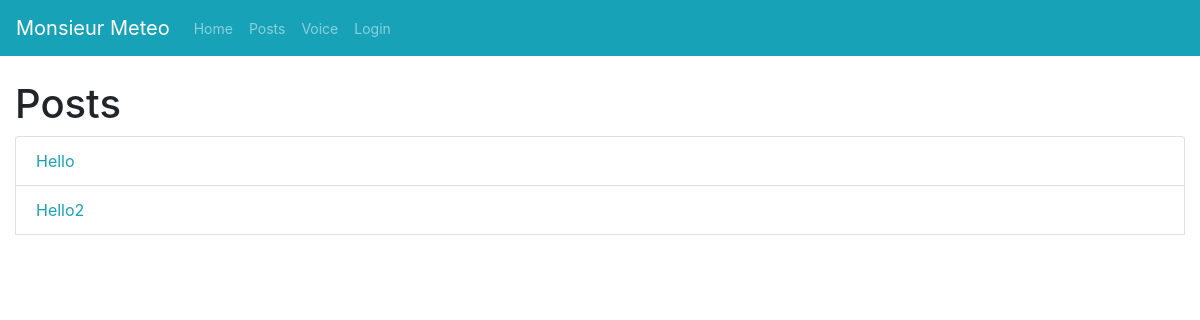
The app's page /posts, older data.
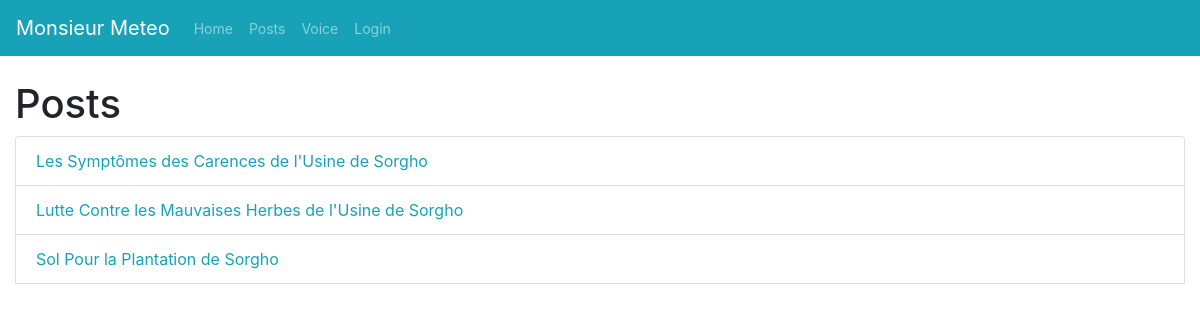
The same page, newer data.
### app.py (models this page shows)
class Posts(db.Model):
    id =db.Column(db.Integer, primary_key=True)
    title = db.Column(db.String(100), nullable=False)
    body = db.Column(db.Text, nullable=False)
    create_date = db.Column(db.DateTime, nullable=False)

### app.py (the view)
@app.route('/posts')
def posts():
        posts = Posts.query.all()
        if len(posts) > 0:
            return render_template('posts.html', posts=posts)
        else:
            msg = 'No Posts Found'
            return render_template('posts.html', msg=msg)

### templates/posts.html
{% extends 'layout.html' %}
{% block body %}
<div class="container-fluid">
  <h1>Posts</h1>
  <ul class="list-group">
   {% for post in posts %}
      <li class="list-group-item"> <a href="post/{{post.id}}" class = "text-info"> {{post.title}}</li>
   {% endfor %}
  </ul>
</div>
{% endblock %}

Row changes from the older to the newer data that the page shows:
changed Posts: title "Hello" → "Les Symptômes des Carences de l'Usine de Sorgho"
changed Posts: title "Hello2" → "Lutte Contre les Mauvaises Herbes de l'Usine de Sorgho"
added Posts: title "Sol Pour la Plantation de Sorgho"
